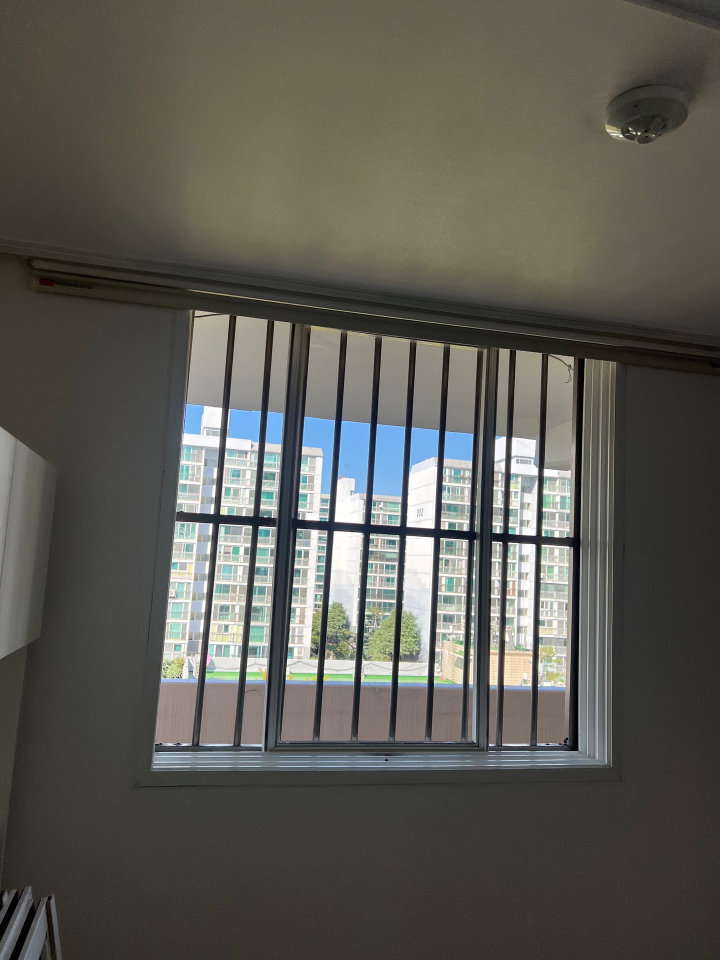
#> input picture assets/cases/aluminum-screen-20261006-02.jpg, 1440 x 1920 px (shown at 1/2 size); its folder holds only this picture in this run
$ python build-image-variants.py ../assets/cases/aluminum-screen-20261006-02.jpg
#> lines starting #> are read from the running program, lines starting #| are printed output that depends on the picture
#!/usr/bin/env python3
"""build-image-variants.py — 사진 축소본(480w/960w) 생성

왜: 원본 사진이 목록 카드·본문에 그대로 나가서 휴대폰 LTE에서 페이지 LCP가
5초를 넘었다(종합평가 ⑤). 카드 한 칸은 356px, 본문 칼럼은 712px라 원본 폭의
절반도 안 쓴다.
  - assets/cases/     사례 사진(최대 1800px·480KB) — 처음부터 대상.
  - assets/insights/  설명 글 사진(1600px JPEG 190~270KB 8장 + 견적서 PNG 1774px
                      1.2MB). 2026-09-26 전까지 대상이 아니어서 blog.html 한 장을
                      열 때 이미지 전송 4.5MB 중 3.0MB가 이 9장이었다.
  - assets/site/hero-interior.jpg  인테리어 대문 첫 그림(LCP). 폰 첫 화면에 1600px.

하는 일: 대상 폴더의 원본마다 <폴더>/resized/<이름>-480w.jpg 와 -960w.jpg 를
만든다. 원본이 목표 폭보다 작으면 확대하지 않고 원본 폭 그대로 저장한다
(뻥튀기 금지 — 480/960 이름은 유지해 참조 규칙을 한 가지로 둔다).

- 축소본은 **늘 JPEG** 이다. PNG 원본(견적서 캡처)도 JPEG 축소본을 만든다 —
  사진·문서 캡처를 PNG 로 줄이면 원본과 무게가 비슷하게 남는다. 투명 부분은
  흰 바탕에 얹는다. 그래서 같은 폴더에 이름만 같고 확장자가 다른 원본(a.jpg·a.png)
  이 있으면 축소본 이름이 겹친다 — 그 경우 만들지 않고 실패한다.
- EXIF·ICC·PNG 텍스트 청크(C2PA 포함)는 저장 시 버려진다(위치정보 포함) —
  PIL 기본 동작. 출처 표시는 원본(src)과 글의 본문 고지가 맡는다.
- 원본은 절대 건드리지 않는다. resized/ 만 쓴다.
- 다시 돌려도 안전하다: 원본보다 새 출력이 이미 있으면 건너뛴다.
  강제 재생성은 --force.
- 축소본이 원본보다 무거우면(작게 저장된 원본을 다시 굽는 경우) 경고한다.
  scripts/ensure-image-variants.mjs 가 같은 조건을 실패로 막는다.

사용: python3 scripts/build-image-variants.py [--force]
검사: scripts/ensure-image-variants.mjs 가 누락·비대·고아를 잡는다.
참조 규칙(같이 고칠 곳): scripts/prerender-posts.py VARIANT_RE,
js/main.js caseImgExtra, js/blog.js caseExtra.
"""
import os
import sys
import glob
from PIL import Image

ROOT = os.path.dirname(os.path.dirname(os.path.abspath(__file__)))
PHOTO_PATTERNS = ('*.jpg', '*.jpeg', '*.png')
# (원본 폴더, 원본 파일 글롭) — 축소본은 <원본 폴더>/resized/ 에 쓴다.
# assets/site 는 아이콘 폴더이기도 해서 대문 첫 그림 한 장만 이름으로 고른다.
SOURCES = (
    ('assets/cases', PHOTO_PATTERNS),
    ('assets/insights', PHOTO_PATTERNS),
    ('assets/site', ('hero-interior.jpg',)),
)
WIDTHS = (480, 960)
QUALITY = 78


def originals(folder, patterns):
    base = os.path.join(ROOT, *folder.split('/'))
    found = set()
    for pattern in patterns:
        found.update(glob.glob(os.path.join(base, pattern)))
    return sorted(found)


def flatten(im):
    """투명도가 있으면 흰 바탕에 얹어 JPEG 로 저장할 수 있는 RGB 로 만든다."""
    if im.mode in ('RGBA', 'LA') or (im.mode == 'P' and 'transparency' in im.info):
        rgba = im.convert('RGBA')
        bg = Image.new('RGB', rgba.size, (255, 255, 255))
        bg.paste(rgba, mask=rgba.split()[-1])
        return bg
    return im.convert('RGB')


def build(force=False):
#> called with force = False
    made, kept, heavy = 0, 0, []
    for folder, patterns in SOURCES:
        sources = originals(folder, patterns)
        stems = {}
        for src in sources:
            stem = os.path.splitext(os.path.basename(src))[0]
            if stem in stems:
                sys.exit(f'축소본 이름이 겹친다: {folder}/{os.path.basename(stems[stem])} 와 '
                         f'{os.path.basename(src)} — 둘 중 하나의 이름을 바꿔라')
            stems[stem] = src
        out_dir = os.path.join(ROOT, *folder.split('/'), 'resized')
        os.makedirs(out_dir, exist_ok=True)
        for src in sources:
            stem = os.path.splitext(os.path.basename(src))[0]
            for w in WIDTHS:
                out = os.path.join(out_dir, f'{stem}-{w}w.jpg')
                if not force and os.path.exists(out) and os.path.getmtime(out) >= os.path.getmtime(src):
                    kept += 1
                    continue
                im = flatten(Image.open(src))
#> in flatten, returned value is the input picture: PIL image 1440x1920 RGB; mean R, G, B 92, 90.7, 83.7
                if im.width > w:
                    im = im.resize((w, round(im.height * w / im.width)), Image.LANCZOS)
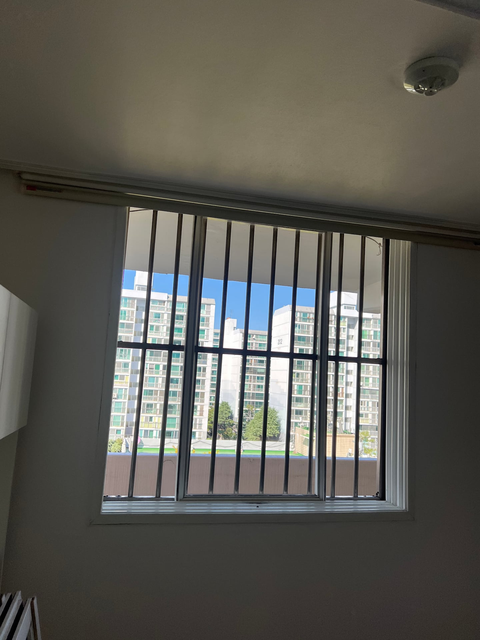
#> im: PIL image 480x640 RGB; mean R, G, B 92, 90.7, 83.7
#> pass 3 of the loop in build, `for folder, patterns in SOURCES:`:
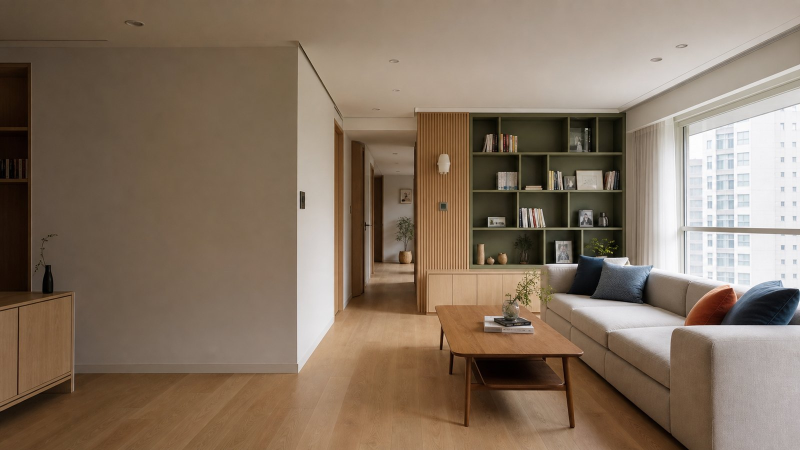
#> input picture assets/site/hero-interior.jpg, 1600 x 900 px (shown at 1/2 size)
#> in flatten, returned value is the input picture: PIL image 1600x900 RGB; mean R, G, B 133.7, 115.6, 98.1
#> in build, `im = im.resize((w, round(im.height * w / im.width)), Image.LANCZOS)`:
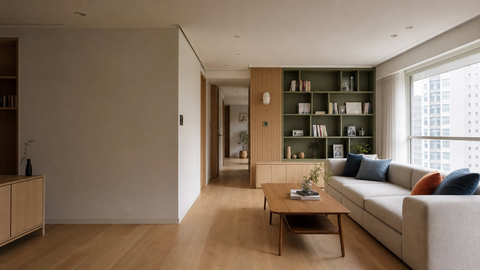
#> im: PIL image 480x270 RGB; mean R, G, B 133.7, 115.6, 98.1
                im.save(out, 'JPEG', quality=QUALITY, optimize=True, progressive=True)
                made += 1
                if os.path.getsize(out) >= os.path.getsize(src):
                    heavy.append(os.path.relpath(out, ROOT))
    print(f'변형 {made}개 생성, {kept}개 최신 유지 → ' + ', '.join(f'{f}/resized/' for f, _ in SOURCES))
    for path in heavy:
        print(f'경고: 축소본이 원본보다 무겁다 — {path} (ensure-image-variants 가 막는다)')


if __name__ == '__main__':
    build(force='--force' in sys.argv[1:])
